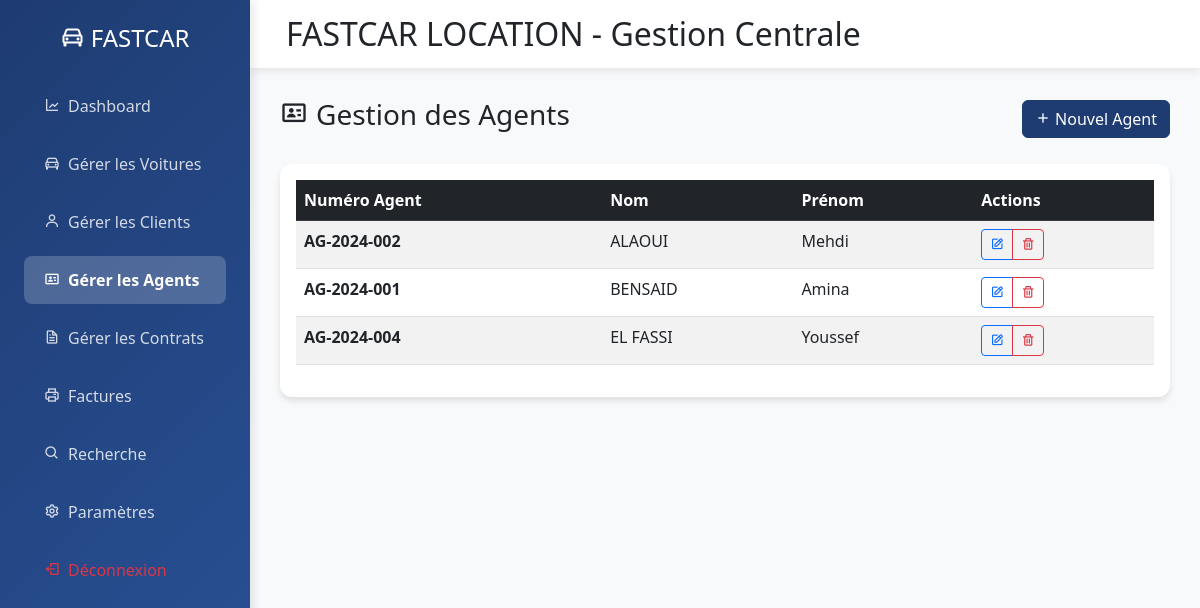
Before: /dashboard.php?action=agents (signed in) with the older database file.
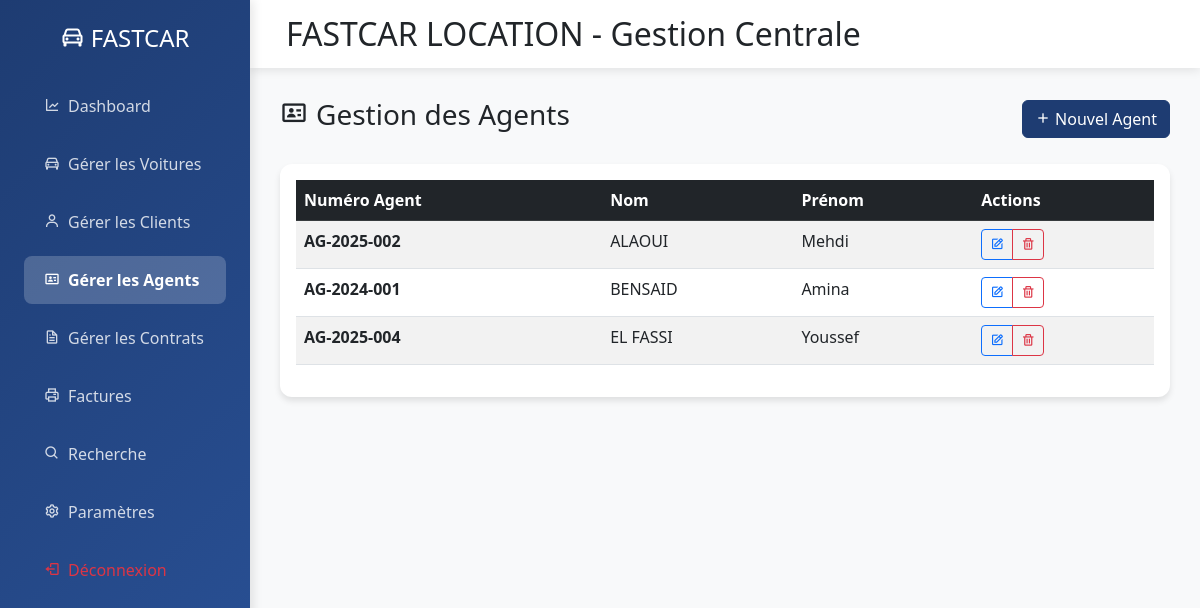
After: the same page with the newer database file.
### tables this page shows
CREATE TABLE IF NOT EXISTS agents (
    num_agent VARCHAR(50) PRIMARY KEY,
    nom VARCHAR(100) NOT NULL,
    prenom VARCHAR(100) NOT NULL,
    created_at TIMESTAMP DEFAULT CURRENT_TIMESTAMP,
    updated_at TIMESTAMP DEFAULT CURRENT_TIMESTAMP ON UPDATE CURRENT_TIMESTAMP,
    INDEX idx_nom (nom),
    INDEX idx_prenom (prenom)
);

### controllers/AgentController.php (called while the page is built, shortened)
<?php
require_once 'models/repositories/AgentRepository.php';
class AgentController {
    private $agentRepo;
    public function __construct() {
        $this->agentRepo = new AgentRepository();
    }
    public function index() {
        try {
            $agents = $this->agentRepo->findAll();
            include 'views/agents/index.php';
            return ob_get_clean();
        } catch (Exception $e) {
            error_log("Erreur dans AgentController::index(): " . $e->getMessage());
            return "<div class='alert alert-danger'>Erreur lors du chargement des agents</div>";
        }
    }
}
?>

### dashboard.php (called while the page is built, shortened)
<?php
require_once 'config/database.php';
$action = $_GET['action'] ?? 'analytics';
try {
    switch ($action) {
        case 'agents':
            $controller = new AgentController();
            $content = $controller->index();
            break;
    }
} catch (Exception $e) {
    error_log("Erreur dans le dashboard: " . $e->getMessage());
    $content = "<div class='alert alert-danger'>Erreur : " . htmlspecialchars($e->getMessage()) . "</div>";
}
require 'views/layouts/main.php';
?>

### config/database.php (called while the page is built, shortened)
<?php
class Database {
    private static $instance = null;
    private function __construct() {
        try {
            $this->pdo = new PDO(
                "mysql:host=localhost;dbname=fastcar_location_version_2;charset=utf8mb4",
                "root",
                "",
                [
                    PDO::ATTR_ERRMODE => PDO::ERRMODE_EXCEPTION,
                    PDO::ATTR_DEFAULT_FETCH_MODE => PDO::FETCH_ASSOC,
                    PDO::ATTR_EMULATE_PREPARES => false
                ]
            );
        } catch (PDOException $e) {
            die("Erreur de connexion à la base de données: " . $e->getMessage());
        }
    }
    public static function getInstance() {
        if (self::$instance === null) {
            self::$instance = new Database();
        }
        return self::$instance->pdo;
    }
}
?>

### models/repositories/AgentRepository.php (called while the page is built, shortened)
<?php
require_once 'config/database.php';
require_once 'models/entities/Agent.php';
class AgentRepository {
    private $pdo;
    public function __construct() {
        $this->pdo = Database::getInstance();
    }
    public function findAll(): array {
        try {
            $stmt = $this->pdo->query("SELECT * FROM agents ORDER BY nom, prenom");
            $agents = [];
            while ($row = $stmt->fetch(PDO::FETCH_ASSOC)) {
                $agents[] = new Agent($row);
            }
            return $agents;
        } catch (PDOException $e) {
            error_log("Erreur lors de la récupération des agents: " . $e->getMessage());
            return [];
        }
    }
}
?>

### models/entities/Agent.php (called while the page is built, shortened)
<?php
class Agent {
    public function __construct($data = []) {
        $this->numAgent = $data['num_agent'] ?? '';
        $this->nom = $data['nom'] ?? '';
        $this->prenom = $data['prenom'] ?? '';
    }
}
?>

### views/agents/index.php (the view, shortened to what the changed rows need)
<div class="card">
    <div class="card-body">
        <?php if (empty($agents)): ?>
            <div class="text-center py-5">
                <i class="bx bx-user-circle bx-lg text-muted mb-3"></i>
                <h5 class="text-muted">Aucun agent enregistré</h5>
                <p class="text-muted">Commencez par ajouter votre premier agent</p>
                <a href="dashboard.php?action=agents_create" class="btn btn-primary">
                    <i class="bx bx-plus me-1"></i>Ajouter un agent
                </a>
            </div>
        <?php else: ?>
            <div class="table-responsive">
                <table class="table table-striped table-hover">
                    <thead class="table-dark">
                        <tr>
                            <th>Numéro Agent</th>
                            <th>Nom</th>
                            <th>Prénom</th>
                            <th>Actions</th>
                        </tr>
                    </thead>
                    <tbody>
                        <?php foreach ($agents as $agent): ?>
                        <tr>
                            <td><strong><?= htmlspecialchars($agent->numAgent) ?></strong></td>
                            <td><?= htmlspecialchars($agent->nom) ?></td>
                            <td><?= htmlspecialchars($agent->prenom) ?></td>
                            <td>
                                <div class="btn-group btn-group-sm">
                                    <a href="dashboard.php?action=agents_edit&num_agent=<?= urlencode($agent->numAgent) ?>"
                                       class="btn btn-outline-primary">
                                        <i class="bx bx-edit"></i>
                                    </a>
                                    <a href="dashboard.php?action=agents_delete&num_agent=<?= urlencode($agent->numAgent) ?>"
                                       class="btn btn-outline-danger"
                                       onclick="return confirm('Êtes-vous sûr de vouloir supprimer cet agent ?')">
                                        <i class="bx bx-trash"></i>
                                    </a>
                                </div>
                            </td>
                        </tr>
                        <?php endforeach; ?>
                    </tbody>
                </table>
            </div>
        <?php endif; ?>
    </div>
</div>

Changed rows visible on the page:
removed agents: num_agent "AG-2024-002", nom "ALAOUI", prenom "Mehdi"
removed agents: num_agent "AG-2024-004", nom "EL FASSI", prenom "Youssef"
added agents: num_agent "AG-2025-002", nom "ALAOUI", prenom "Mehdi"
added agents: num_agent "AG-2025-004", nom "EL FASSI", prenom "Youssef"
